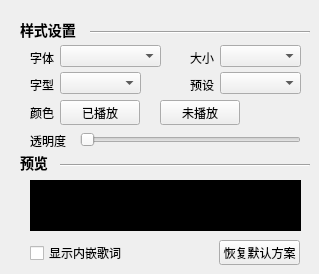
   <widget class="QWidget" name="third">
    <widget class="Line" name="line_T1">
     <property name="geometry">
      <rect>
       <x>90</x>
       <y>30</y>
       <width>220</width>
       <height>5</height>
      </rect>
     </property>
     <property name="orientation">
      <enum>Qt::Horizontal</enum>
     </property>
    </widget>
    <widget class="QLabel" name="baseSetSongWordWidget">
     <property name="geometry">
      <rect>
       <x>20</x>
       <y>20</y>
       <width>60</width>
       <height>20</height>
      </rect>
     </property>
     <property name="styleSheet">
      <string notr="true">background-color:transparent;
font-size:14px;
font-weight:bold;</string>
     </property>
     <property name="text">
      <string>样式设置</string>
     </property>
    </widget>
    <widget class="QLabel" name="setColorSongWordWidget">
     <property name="geometry">
      <rect>
       <x>20</x>
       <y>153</y>
       <width>41</width>
       <height>20</height>
      </rect>
     </property>
     <property name="styleSheet">
      <string notr="true">background-color:transparent;
font-size:14px;
font-weight:bold;</string>
     </property>
     <property name="text">
      <string>预览</string>
     </property>
    </widget>
    <widget class="Line" name="line_T2">
     <property name="geometry">
      <rect>
       <x>60</x>
       <y>163</y>
       <width>250</width>
       <height>5</height>
      </rect>
     </property>
     <property name="orientation">
      <enum>Qt::Horizontal</enum>
     </property>
    </widget>
    <widget class="MusicPreviewLabel" name="showLabel">
     <property name="geometry">
      <rect>
       <x>30</x>
       <y>180</y>
       <width>271</width>
       <height>51</height>
      </rect>
     </property>
     <property name="styleSheet">
      <string notr="true">background:black
</string>
     </property>
     <property name="text">
      <string/>
     </property>
    </widget>
    <widget class="QComboBox" name="fontComboBox">
     <property name="geometry">
      <rect>
       <x>60</x>
       <y>45</y>
       <width>101</width>
       <height>22</height>
      </rect>
     </property>
    </widget>
    <widget class="QLabel" name="fontLabel">
     <property name="geometry">
      <rect>
       <x>30</x>
       <y>50</y>
       <width>31</width>
       <height>16</height>
      </rect>
     </property>
     <property name="text">
      <string>字体</string>
     </property>
    </widget>
    <widget class="QLabel" name="fontSizeLabel">
     <property name="geometry">
      <rect>
       <x>190</x>
       <y>50</y>
       <width>31</width>
       <height>16</height>
      </rect>
     </property>
     <property name="text">
      <string>大小</string>
     </property>
    </widget>
    <widget class="QComboBox" name="fontSizeComboBox">
     <property name="geometry">
      <rect>
       <x>220</x>
       <y>45</y>
       <width>81</width>
       <height>22</height>
      </rect>
     </property>
    </widget>
    <widget class="QLabel" name="fontTypeLabel">
     <property name="geometry">
      <rect>
       <x>30</x>
       <y>77</y>
       <width>31</width>
       <height>16</height>
      </rect>
     </property>
     <property name="text">
      <string>字型</string>
     </property>
    </widget>
    <widget class="QComboBox" name="fontTypeComboBox">
     <property name="geometry">
      <rect>
       <x>60</x>
       <y>72</y>
       <width>81</width>
       <height>22</height>
      </rect>
     </property>
    </widget>
    <widget class="QLabel" name="fontColorLabel">
     <property name="geometry">
      <rect>
       <x>30</x>
       <y>105</y>
       <width>31</width>
       <height>16</height>
      </rect>
     </property>
     <property name="text">
      <string>颜色</string>
     </property>
    </widget>
    <widget class="QPushButton" name="noPlayedPushButton">
     <property name="geometry">
      <rect>
       <x>160</x>
       <y>100</y>
       <width>80</width>
       <height>25</height>
      </rect>
     </property>
     <property name="text">
      <string>未播放</string>
     </property>
    </widget>
    <widget class="QPushButton" name="playedPushButton">
     <property name="geometry">
      <rect>
       <x>60</x>
       <y>100</y>
       <width>80</width>
       <height>25</height>
      </rect>
     </property>
     <property name="text">
      <string>已播放</string>
     </property>
    </widget>
    <widget class="QLabel" name="fontDefaultColorLabel">
     <property name="geometry">
      <rect>
       <x>190</x>
       <y>77</y>
       <width>31</width>
       <height>16</height>
      </rect>
     </property>
     <property name="text">
      <string>预设</string>
     </property>
    </widget>
    <widget class="QComboBox" name="fontDefaultColorComboBox">
     <property name="geometry">
      <rect>
       <x>220</x>
       <y>72</y>
       <width>81</width>
       <height>22</height>
      </rect>
     </property>
    </widget>
    <widget class="QPushButton" name="resetPushButton">
     <property name="geometry">
      <rect>
       <x>219</x>
       <y>240</y>
       <width>81</width>
       <height>25</height>
      </rect>
     </property>
     <property name="text">
      <string>恢复默认方案</string>
     </property>
    </widget>
    <widget class="QLabel" name="fontTransLabel">
     <property name="geometry">
      <rect>
       <x>30</x>
       <y>133</y>
       <width>41</width>
       <height>16</height>
      </rect>
     </property>
     <property name="text">
      <string>透明度</string>
     </property>
    </widget>
    <widget class="QSlider" name="transparentSlider">
     <property name="geometry">
      <rect>
       <x>80</x>
       <y>130</y>
       <width>221</width>
       <height>20</height>
      </rect>
     </property>
     <property name="orientation">
      <enum>Qt::Horizontal</enum>
     </property>
    </widget>
    <widget class="QCheckBox" name="showInlineCheckBox">
     <property name="geometry">
      <rect>
       <x>30</x>
       <y>243</y>
       <width>100</width>
       <height>20</height>
      </rect>
     </property>
     <property name="text">
      <string>显示内嵌歌词</string>
     </property>
    </widget>
   </widget>
